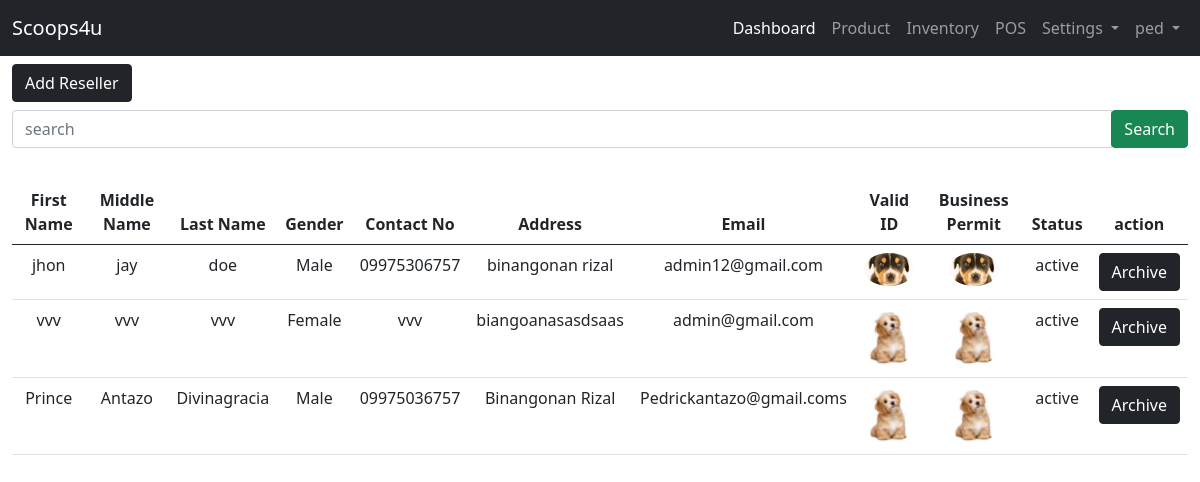
The app's page /user-site/list-reseller/ (signed in) with its own data.
### landing_page/models.py (models this page shows)
class User(AbstractUser):
    ROLE = ((" "," "),("admin","admin"),("staff","staff"),("reseller","reseller"),("rider","rider"))
    role = models.CharField(max_length=50, null=True, default=False, choices=ROLE)

### admin_site/models.py (models this page shows, shortened)
class Reseller(models.Model):
    STATUS = (("pending","pending"),("active","active"),("inactive","inactive"))
    BOOLCHOICE = (("Male","Male"),("Female","Female"))
    reseller_fname =models.CharField(max_length=200, verbose_name='First Name')
    reseller_mname =models.CharField(max_length=200, verbose_name='Middle Name')
    reseller_lname =models.CharField(max_length=200, verbose_name='Last Name')
    reseller_gender = models.CharField(max_length = 50,choices=BOOLCHOICE, verbose_name='Gender')
    reseller_contact =models.CharField(max_length = 12, verbose_name='Contact Number')
    reseller_address =models.TextField(null=False, verbose_name='Address')
    reseller_email =models.EmailField(unique=True, max_length=200, verbose_name='Email')
    reseller_id =models.ImageField( upload_to=image_path, verbose_name='valid id')
    reseller_businessp =models.ImageField( upload_to=image_path,verbose_name='business id')
    reseller_status =models.CharField(max_length=200, null=True, choices=STATUS, verbose_name='Status')

### admin_site/views.py (the view)
# urls.py: path('list-reseller/', views.list_reseller, name='list_reseller'),
@login_required(login_url='landing_page:login')
def list_reseller(request):
    list_reseller = Reseller.objects.order_by('-id').filter(reseller_status = "active")
    context = {'list_reseller':list_reseller}
    return render(request, 'admin_site/user/list_reseller.html', context)

### templates/admin_site/user/list_reseller.html (shortened to what this page needs)
{% extends 'admin_site/base.html' %}
{% block template %}
<a href="{% url 'admin_site:add_reseller' %}" class="btn btn-dark ">Add Reseller</a>
<form action="{% url 'admin_site:search_reseller' %}" method="get" class="my-2">
    <div class="input-group">
        <input type="text" class="form-control" name="search" placeholder="search" required>
        <div class="input-group-append">
            <button class="btn btn-success">Search</button>
        </div>
    </div>
</form>
<br>
    {% if list_reseller %}
    <table class="table table-hover text-center">
        <thead>
            <tr>
                <th>First Name</th>
                <th>Middle Name</th>
                <th>Last Name</th>
                <th>Gender</th>
                <th>Contact No</th>
                <th>Address</th>
                <th>Email</th>
                <th>Valid ID</th>
                <th>Business Permit</th>
                <th>Status</th>
                <th>action</th>
            </tr>
            <tbody>
                {% for list in list_reseller %}
                <tr>
                    <td>{{ list.reseller_fname }}</td>
                    <td>{{ list.reseller_mname }}</td>
                    <td>{{ list.reseller_lname }}</td>
                    <td>{{ list.reseller_gender }}</td>
                    <td>{{ list.reseller_contact }}</td>
                    <td>{{ list.reseller_address }}</td>
                    <td>{{ list.reseller_email }}</td>
                    <td><a href="{% url 'admin_site:viewing_pic' list.id %}"><img src="/media/{{ list.reseller_id}}" alt="Valid-ID" width="50" class="rounded-circle"></a></td>
                    <td><a href="{% url 'admin_site:viewing_pic' list.id %}"><img src="/media/{{ list.reseller_businessp}}" alt="Valid-ID" width="50" class="rounded-circle"></a></td>
                    <td>{{ list.reseller_status }}</td>
                    <form method="POST" action="{% url 'admin_site:archive_reseller'  list.id %}" onsubmit="return submitForm(this);">
                    <td> <input type="submit" class="btn btn-dark"  value="Archive"></td>
                    </form>
                </tr>
                {% endfor %}
            </tbody>
        </thead>
    </table>
    {% endif %}
{% endblock template %}

### templates/admin_site/base.html (shortened to what this page needs)
<!DOCTYPE html>
<html lang="en">
<head>
    <link href="https://cdn.jsdelivr.net/npm/bootstrap@5.0.2/dist/css/bootstrap.min.css" rel="stylesheet">
  </head>
<body>
{% if user.role == "staff"%}
  <nav class="navbar navbar-expand-lg navbar-dark bg-dark">
    <div class="container-fluid">
      <a class="navbar-brand" href="#">Scoops4u</a>
              <div class="collapse navbar-collapse" id="navbarNavDropdown">
                <ul class="navbar-nav ms-auto mb-2 mb-lg-0">
                  <li class="nav-item">
                    <a class="nav-link active" aria-current="page" href="{% url 'staff_site:dashboard'%}">Dashboard</a>
                  </li>
                  <li class="nav-item">
                    <a class="nav-link" href="{%url 'admin_site:list_product' %}">Product</a>
                  </li>
                  <li class="nav-item">
                    <a class="nav-link" href="{%url 'admin_site:inventory' %}">Inventory</a>
                  </li>
                  <li class="nav-item">
                    <a class="nav-link" href="{%url 'admin_site:pos' %}">POS</a>
                  </li>
                  <li class="nav-item dropdown">
                    <a class="nav-link dropdown-toggle" href="#" id="navbarDropdownMenuLink" role="button" data-bs-toggle="dropdown" aria-expanded="false">
                      Settings
                    </a>
                  </li>
                  <li class="nav-item dropdown">
                    <a class="nav-link dropdown-toggle" href="#" id="navbarDropdownMenuLink" role="button" data-bs-toggle="dropdown" aria-expanded="false">
                       {{ user }}
                    </a>
                  </li>
                </ul>
              </div>
            </div>
          </nav>
{% endif %}
    <div class="container-fluid">
      {% block template %}
      {% endblock template %}
    </div>
</body>
</html>

### records on screen
User: username "ped"
Reseller: reseller_fname "jhon", reseller_mname "jay", reseller_lname "doe", reseller_gender "Male", reseller_contact "09975306757", reseller_address "binangonan rizal", reseller_email "admin12@gmail.com", reseller_id (picture), reseller_businessp (picture), reseller_status "active"
Reseller: reseller_fname "vvv", reseller_mname "vvv", reseller_lname "vvv", reseller_gender "Female", reseller_contact "vvv", reseller_address "biangoanasasdsaas", reseller_email "admin@gmail.com", reseller_id (picture), reseller_businessp (picture), reseller_status "active"
Reseller: reseller_fname "Prince", reseller_mname "Antazo", reseller_lname "Divinagracia", reseller_gender "Male", reseller_contact "09975036757", reseller_address "Binangonan Rizal", reseller_email "Pedrickantazo@gmail.coms", reseller_id (picture), reseller_businessp (picture), reseller_status "active"
